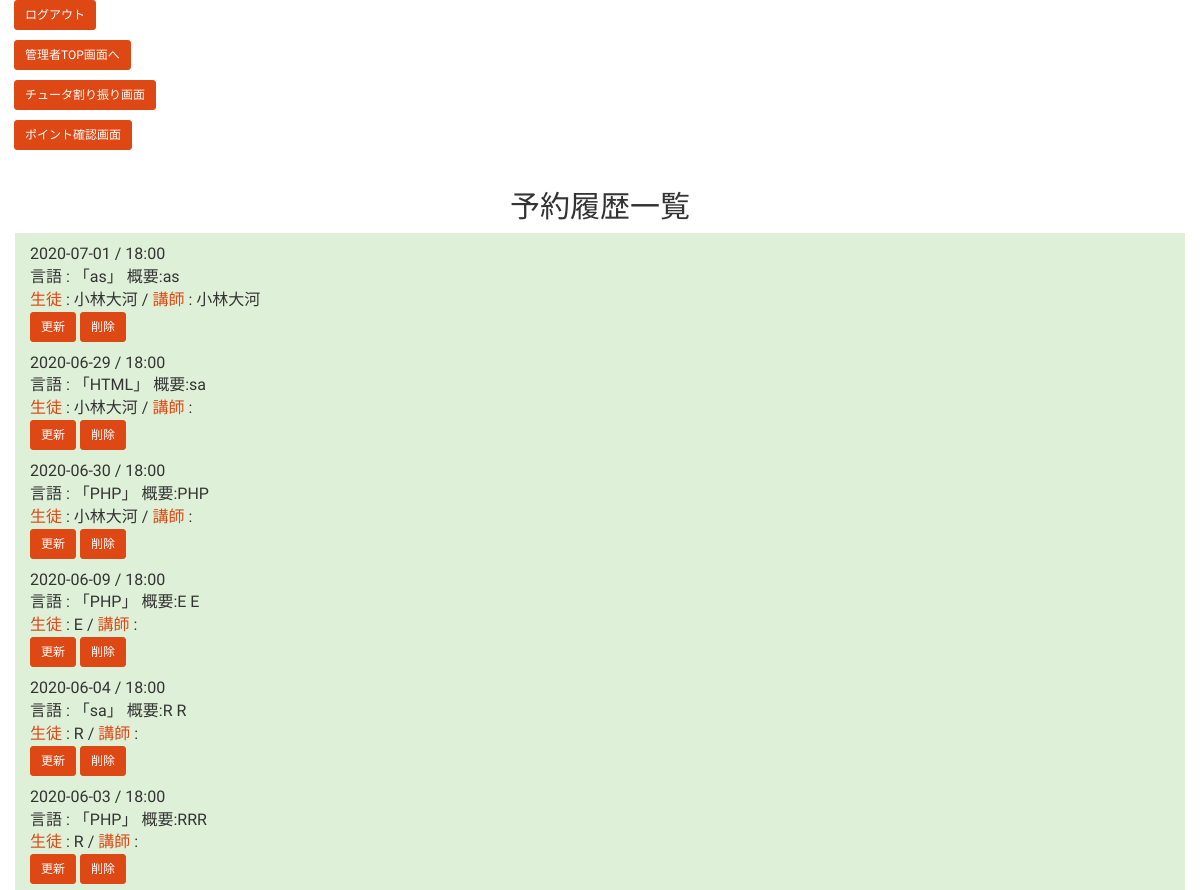
Before: /tutors/student_list.php (upper part) with the older database file.
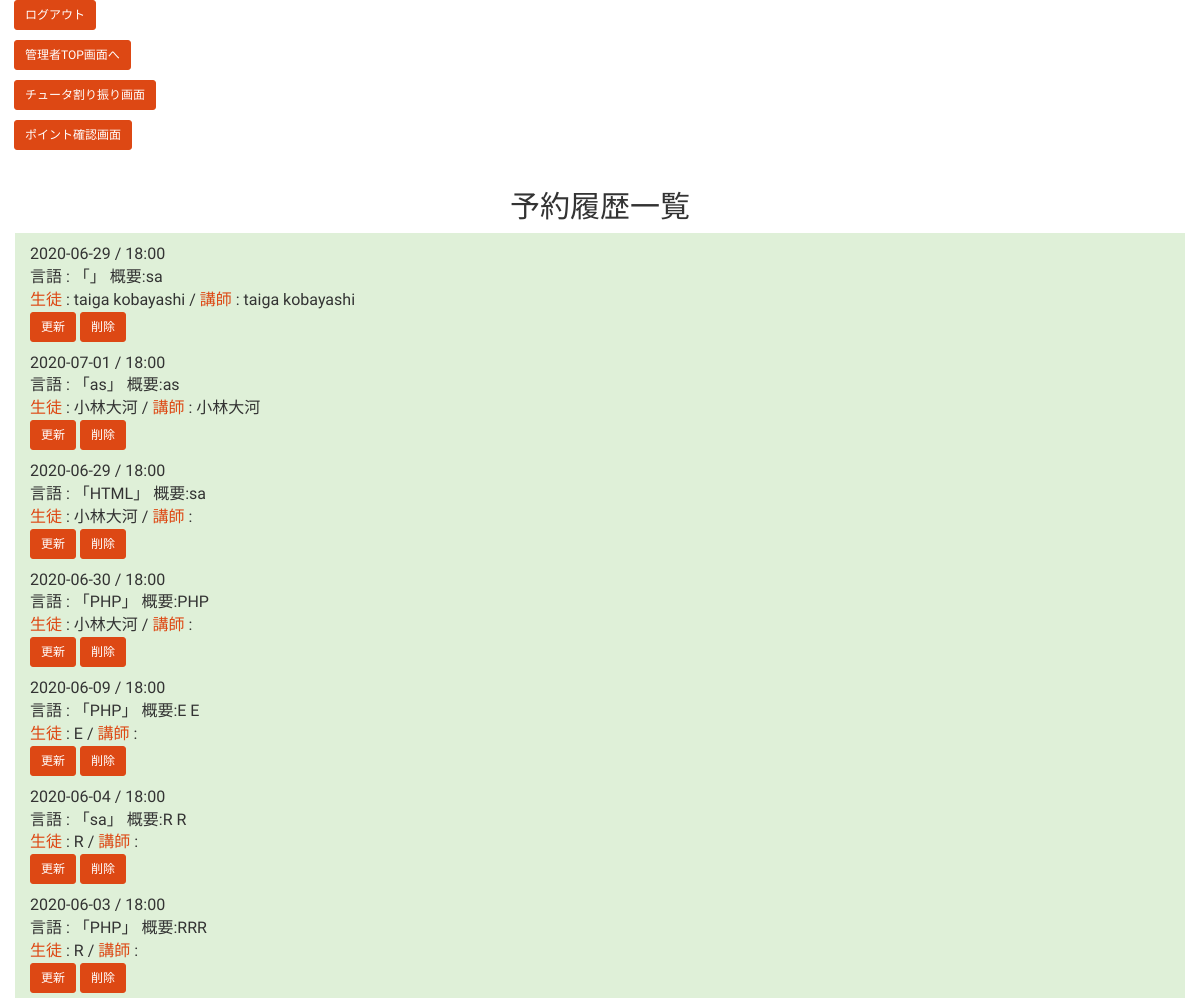
After: the same page with the newer database file.
### tables this page shows
CREATE TABLE `calendar_table` (
  `id` int(11) NOT NULL,
  `STUDENT` varchar(255) DEFAULT NULL,
  `TUTOR` varchar(255) DEFAULT NULL,
  `title` varchar(255) NOT NULL,
  `text` text NOT NULL,
  `color` varchar(255) NOT NULL,
  `day` varchar(20) NOT NULL,
  `start` varchar(255) DEFAULT NULL
);

### tutors/student_list.php (the view, shortened to what this page needs)
<?php
$pdo = db_conn();
$stmt = $pdo->prepare("SELECT * FROM calendar_table ORDER BY id DESC");
$status = $stmt->execute();
$view = "";
if ($status == false) {
    sql_error($stmt);
} else {
    while ($r = $stmt->fetch(PDO::FETCH_ASSOC)) {
  $view .='<p>';
  $view .=$r["day"]."&nbsp;/&nbsp;".$r["start"].'<br>';
  $view .='言語 : 「'.$r["title"]."」 概要:".$r["text"].'<br>';
  $view .='<a href="student_history.php? STUDENT='.$r["STUDENT"].'">'.'生徒'.'</a> : '.$r["STUDENT"].' / '.'<a href="student_history.php? TUTOR='.$r["TUTOR"].'">'.'講師'.'</a> : '.$r["TUTOR"].'<br>';
  $view .='  ';
  $view .='<a class="btn btn-sm btn-primary" href="u_view.php? id='.$r["id"].'">';
  $view .='更新';
  $view .='</a>';
  $view .='  ';
  $view .='<a class="btn btn-sm btn-primary" href="delete.php? id='.$r["id"].'">';
  $view .='削除';
  $view .='</a>';
  $view .='</p>';
    }
}
?>
<!DOCTYPE html>
<html lang="ja">
<head>
<link rel="stylesheet" href="css/range.css">
<link href="css/bootstrap.min.css" rel="stylesheet">
</head>
<body id="main">
<?php include('kanriHeader.php'); ?>
<div>
<h2 class="text-center container text-secondary">予約履歴一覧</h2>
    <div class="container p-3 mb-2 bg-success text-white"><?php echo $view; ?></div>
</div>
</body>
</html>

### tutors/kanriHeader.php
<p>　<a class="btn btn-sm btn-primary" href="logout.php">ログアウト</a></p>
<p>　<a class="btn btn-sm btn-primary" href="manage.php">管理者TOP画面へ</a></p>
<p>　<a class="btn btn-sm btn-primary" href="update_page.php">チュータ割り振り画面</a></p>
<p>　<a class="btn btn-sm btn-primary" href="point.php">ポイント確認画面</a></p>

### tutors/student_list.php (style rules this page uses)
div { padding: 10px;font-size:16px; }

Changed rows visible on the page:
added calendar_table: day "2020-06-29", start "18:00", text "sa", STUDENT "taiga kobayashi", TUTOR "taiga kobayashi", value "更新 削除"
